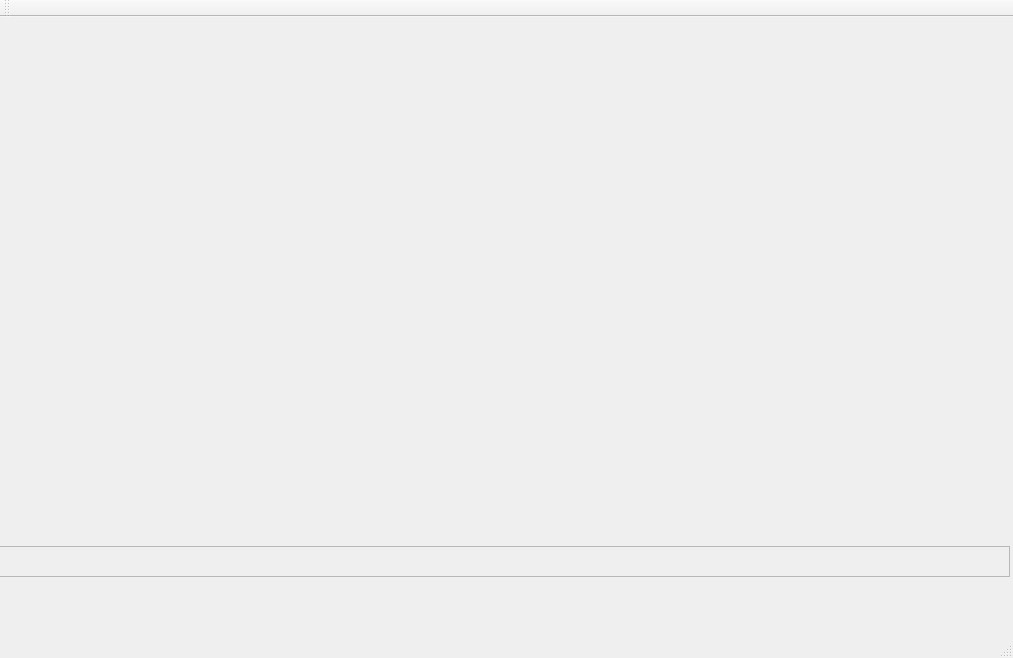
<?xml version="1.0" encoding="UTF-8"?>
<ui version="4.0">
 <class>ReClemClass</class>
 <widget class="QMainWindow" name="ReClemClass">
  <property name="geometry">
   <rect>
    <x>0</x>
    <y>0</y>
    <width>1013</width>
    <height>658</height>
   </rect>
  </property>
  <property name="windowTitle">
   <string>ReClem</string>
  </property>
  <widget class="QWidget" name="centralWidget">
   <widget class="QWidget" name="widget" native="true">
    <property name="geometry">
     <rect>
      <x>-1</x>
      <y>529</y>
      <width>1011</width>
      <height>61</height>
     </rect>
    </property>
    <widget class="QWidget" name="widget_2" native="true">
     <property name="geometry">
      <rect>
       <x>0</x>
       <y>30</y>
       <width>1011</width>
       <height>31</height>
      </rect>
     </property>
    </widget>
    <widget class="QFrame" name="frame">
     <property name="geometry">
      <rect>
       <x>0</x>
       <y>0</y>
       <width>1011</width>
       <height>31</height>
      </rect>
     </property>
     <property name="frameShape">
      <enum>QFrame::StyledPanel</enum>
     </property>
     <property name="frameShadow">
      <enum>QFrame::Raised</enum>
     </property>
    </widget>
   </widget>
  </widget>
  <widget class="QMenuBar" name="menuBar">
   <property name="geometry">
    <rect>
     <x>0</x>
     <y>0</y>
     <width>1013</width>
     <height>23</height>
    </rect>
   </property>
  </widget>
  <widget class="QToolBar" name="mainToolBar">
   <attribute name="toolBarArea">
    <enum>TopToolBarArea</enum>
   </attribute>
   <attribute name="toolBarBreak">
    <bool>false</bool>
   </attribute>
  </widget>
  <widget class="QStatusBar" name="statusBar"/>
 </widget>
 <layoutdefault spacing="6" margin="11"/>
 <resources>
  <include location="ReClem.qrc"/>
 </resources>
 <connections/>
</ui>
